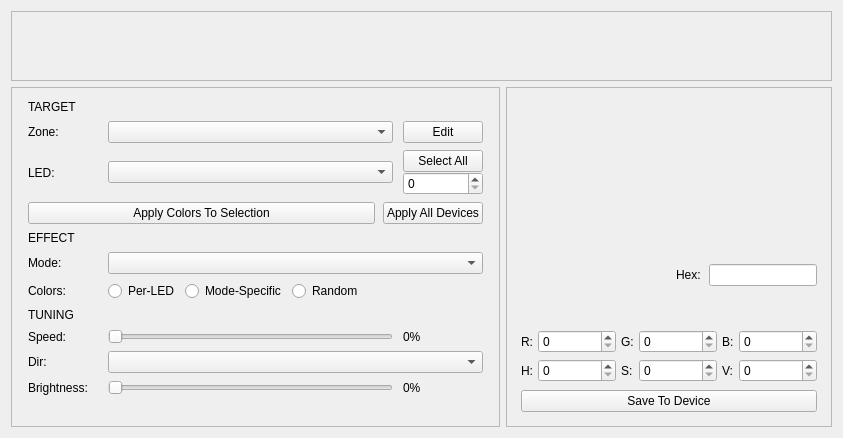
<?xml version="1.0" encoding="UTF-8"?>
<ui version="4.0">
 <class>OpenRGBDevicePage</class>
 <widget class="QFrame" name="OpenRGBDevicePage">
  <property name="geometry">
   <rect>
    <x>0</x>
    <y>0</y>
    <width>843</width>
    <height>374</height>
   </rect>
  </property>
  <property name="windowTitle">
   <string notr="true">Device Page</string>
  </property>
  <layout class="QGridLayout" name="OpenRGBDevicePageUiGridLayout" rowstretch="0,0" columnstretch="3,2">
   <item row="1" column="1">
    <widget class="QFrame" name="ColorFrame">
     <property name="sizePolicy">
      <sizepolicy hsizetype="Preferred" vsizetype="Expanding">
       <horstretch>0</horstretch>
       <verstretch>0</verstretch>
      </sizepolicy>
     </property>
     <property name="minimumSize">
      <size>
       <width>285</width>
       <height>0</height>
      </size>
     </property>
     <property name="maximumSize">
      <size>
       <width>380</width>
       <height>16777215</height>
      </size>
     </property>
     <property name="autoFillBackground">
      <bool>true</bool>
     </property>
     <property name="frameShape">
      <enum>QFrame::Shape::StyledPanel</enum>
     </property>
     <property name="frameShadow">
      <enum>QFrame::Shadow::Sunken</enum>
     </property>
     <layout class="QVBoxLayout" name="ColorLayout">
      <property name="spacing">
       <number>8</number>
      </property>
      <property name="leftMargin">
       <number>14</number>
      </property>
      <property name="topMargin">
       <number>14</number>
      </property>
      <property name="rightMargin">
       <number>14</number>
      </property>
      <property name="bottomMargin">
       <number>14</number>
      </property>
      <item>
       <widget class="ColorWheel" name="ColorWheelBox" native="true">
        <property name="sizePolicy">
         <sizepolicy hsizetype="Expanding" vsizetype="Expanding">
          <horstretch>0</horstretch>
          <verstretch>1</verstretch>
         </sizepolicy>
        </property>
        <property name="minimumSize">
         <size>
          <width>150</width>
          <height>150</height>
         </size>
        </property>
       </widget>
      </item>
      <item>
       <layout class="QHBoxLayout" name="ColorPreviewLayout">
        <property name="spacing">
         <number>8</number>
        </property>
        <item>
         <widget class="QFrame" name="ColorPreviewFrame">
          <property name="sizePolicy">
           <sizepolicy hsizetype="Expanding" vsizetype="Fixed">
            <horstretch>0</horstretch>
            <verstretch>0</verstretch>
           </sizepolicy>
          </property>
          <property name="minimumSize">
           <size>
            <width>0</width>
            <height>30</height>
           </size>
          </property>
          <property name="maximumSize">
           <size>
            <width>16777215</width>
            <height>30</height>
           </size>
          </property>
          <property name="frameShape">
           <enum>QFrame::Shape::NoFrame</enum>
          </property>
         </widget>
        </item>
        <item>
         <widget class="QLabel" name="HexLabel">
          <property name="text">
           <string>Hex:</string>
          </property>
         </widget>
        </item>
        <item>
         <widget class="QLineEdit" name="HexLineEdit">
          <property name="sizePolicy">
           <sizepolicy hsizetype="Fixed" vsizetype="Fixed">
            <horstretch>0</horstretch>
            <verstretch>0</verstretch>
           </sizepolicy>
          </property>
          <property name="minimumSize">
           <size>
            <width>88</width>
            <height>0</height>
           </size>
          </property>
          <property name="maxLength">
           <number>8</number>
          </property>
         </widget>
        </item>
       </layout>
      </item>
      <item>
       <widget class="Swatches" name="SwatchBox" native="true">
        <property name="sizePolicy">
         <sizepolicy hsizetype="Expanding" vsizetype="Fixed">
          <horstretch>0</horstretch>
          <verstretch>0</verstretch>
         </sizepolicy>
        </property>
        <property name="minimumSize">
         <size>
          <width>0</width>
          <height>24</height>
         </size>
        </property>
        <property name="maximumSize">
         <size>
          <width>16777215</width>
          <height>26</height>
         </size>
        </property>
        <property name="styleSheet">
         <string notr="true"/>
        </property>
       </widget>
      </item>
      <item>
       <widget class="QFrame" name="ColorEntryFrame">
        <property name="frameShape">
         <enum>QFrame::Shape::NoFrame</enum>
        </property>
        <property name="frameShadow">
         <enum>QFrame::Shadow::Raised</enum>
        </property>
        <layout class="QGridLayout" name="ColorEntryGridLayout" columnstretch="0,1,0,1,0,1">
         <property name="leftMargin">
          <number>0</number>
         </property>
         <property name="topMargin">
          <number>0</number>
         </property>
         <property name="rightMargin">
          <number>0</number>
         </property>
         <property name="bottomMargin">
          <number>0</number>
         </property>
         <property name="horizontalSpacing">
          <number>5</number>
         </property>
         <property name="verticalSpacing">
          <number>6</number>
         </property>
         <item row="0" column="0">
          <widget class="QLabel" name="RedLabel">
           <property name="text">
            <string>R:</string>
           </property>
          </widget>
         </item>
         <item row="0" column="1">
          <widget class="QSpinBox" name="RedSpinBox">
           <property name="maximum">
            <number>255</number>
           </property>
          </widget>
         </item>
         <item row="0" column="2">
          <widget class="QLabel" name="GreenLabel">
           <property name="text">
            <string>G:</string>
           </property>
          </widget>
         </item>
         <item row="0" column="3">
          <widget class="QSpinBox" name="GreenSpinBox">
           <property name="maximum">
            <number>255</number>
           </property>
          </widget>
         </item>
         <item row="0" column="4">
          <widget class="QLabel" name="BlueLabel">
           <property name="text">
            <string>B:</string>
           </property>
          </widget>
         </item>
         <item row="0" column="5">
          <widget class="QSpinBox" name="BlueSpinBox">
           <property name="maximum">
            <number>255</number>
           </property>
          </widget>
         </item>
         <item row="1" column="0">
          <widget class="QLabel" name="HueLabel">
           <property name="text">
            <string>H:</string>
           </property>
          </widget>
         </item>
         <item row="1" column="1">
          <widget class="QSpinBox" name="HueSpinBox">
           <property name="maximum">
            <number>359</number>
           </property>
          </widget>
         </item>
         <item row="1" column="2">
          <widget class="QLabel" name="SatLabel">
           <property name="text">
            <string>S:</string>
           </property>
          </widget>
         </item>
         <item row="1" column="3">
          <widget class="QSpinBox" name="SatSpinBox">
           <property name="maximum">
            <number>255</number>
           </property>
          </widget>
         </item>
         <item row="1" column="4">
          <widget class="QLabel" name="ValLabel">
           <property name="text">
            <string>V:</string>
           </property>
          </widget>
         </item>
         <item row="1" column="5">
          <widget class="QSpinBox" name="ValSpinBox">
           <property name="maximum">
            <number>255</number>
           </property>
          </widget>
         </item>
        </layout>
       </widget>
      </item>
      <item>
       <widget class="QPushButton" name="DeviceSaveButton">
        <property name="text">
         <string>Save To Device</string>
        </property>
       </widget>
      </item>
     </layout>
    </widget>
   </item>
   <item row="1" column="0">
    <widget class="QFrame" name="ControlsFrame">
     <property name="sizePolicy">
      <sizepolicy hsizetype="Expanding" vsizetype="Expanding">
       <horstretch>0</horstretch>
       <verstretch>0</verstretch>
      </sizepolicy>
     </property>
     <property name="minimumSize">
      <size>
       <width>340</width>
       <height>0</height>
      </size>
     </property>
     <property name="autoFillBackground">
      <bool>true</bool>
     </property>
     <property name="frameShape">
      <enum>QFrame::Shape::StyledPanel</enum>
     </property>
     <property name="frameShadow">
      <enum>QFrame::Shadow::Sunken</enum>
     </property>
     <layout class="QGridLayout" name="ControlsGridLayout" columnstretch="0,1,0">
      <property name="leftMargin">
       <number>16</number>
      </property>
      <property name="topMargin">
       <number>12</number>
      </property>
      <property name="rightMargin">
       <number>16</number>
      </property>
      <property name="bottomMargin">
       <number>12</number>
      </property>
      <property name="horizontalSpacing">
       <number>10</number>
      </property>
      <property name="verticalSpacing">
       <number>7</number>
      </property>
      <item row="0" column="0" colspan="3">
       <widget class="QLabel" name="TargetSectionLabel">
        <property name="text">
         <string>TARGET</string>
        </property>
       </widget>
      </item>
      <item row="1" column="0">
       <widget class="QLabel" name="ZoneLabel">
        <property name="minimumSize">
         <size>
          <width>70</width>
          <height>0</height>
         </size>
        </property>
        <property name="text">
         <string>Zone:</string>
        </property>
       </widget>
      </item>
      <item row="1" column="1">
       <widget class="QComboBox" name="ZoneBox"/>
      </item>
      <item row="1" column="2">
       <widget class="QPushButton" name="EditButton">
        <property name="text">
         <string>Edit</string>
        </property>
       </widget>
      </item>
      <item row="2" column="0">
       <widget class="QLabel" name="LEDLabel">
        <property name="text">
         <string>LED:</string>
        </property>
       </widget>
      </item>
      <item row="2" column="1">
       <widget class="QComboBox" name="LEDBox"/>
      </item>
      <item row="2" column="2">
       <layout class="QVBoxLayout" name="LEDsColorsLayout">
        <item>
         <widget class="QPushButton" name="SelectAllLEDsButton">
          <property name="text">
           <string>Select All</string>
          </property>
         </widget>
        </item>
        <item>
         <widget class="QSpinBox" name="SpinBoxModeColors"/>
        </item>
       </layout>
      </item>
      <item row="3" column="0" colspan="3">
       <layout class="QHBoxLayout" name="ApplyButtonsLayout">
        <property name="spacing">
         <number>8</number>
        </property>
        <item>
         <widget class="QPushButton" name="ApplyColorsButton">
          <property name="sizePolicy">
           <sizepolicy hsizetype="Expanding" vsizetype="Fixed">
            <horstretch>0</horstretch>
            <verstretch>0</verstretch>
           </sizepolicy>
          </property>
          <property name="text">
           <string>Apply Colors To Selection</string>
          </property>
         </widget>
        </item>
        <item>
         <widget class="QPushButton" name="SetAllButton">
          <property name="toolTip">
           <string>&lt;html&gt;&lt;head/&gt;&lt;body&gt;&lt;p align=&quot;justify&quot;&gt;Sets all devices to&lt;br/&gt;&lt;b&gt;Static&lt;/b&gt; mode and&lt;br/&gt;applies the selected color.&lt;/p&gt;&lt;/body&gt;&lt;/html&gt;</string>
          </property>
          <property name="text">
           <string>Apply All Devices</string>
          </property>
         </widget>
        </item>
       </layout>
      </item>
      <item row="4" column="0" colspan="3">
       <widget class="QLabel" name="EffectSectionLabel">
        <property name="text">
         <string>EFFECT</string>
        </property>
       </widget>
      </item>
      <item row="5" column="0">
       <widget class="QLabel" name="ModeLabel">
        <property name="text">
         <string>Mode:</string>
        </property>
       </widget>
      </item>
      <item row="5" column="1" colspan="2">
       <widget class="QComboBox" name="ModeBox"/>
      </item>
      <item row="6" column="0">
       <widget class="QLabel" name="ColorLabel">
        <property name="text">
         <string>Colors:</string>
        </property>
       </widget>
      </item>
      <item row="6" column="1" colspan="2">
       <layout class="QHBoxLayout" name="ColorModeLayout">
        <property name="spacing">
         <number>6</number>
        </property>
        <item>
         <widget class="QRadioButton" name="PerLEDCheck">
          <property name="sizePolicy">
           <sizepolicy hsizetype="Minimum" vsizetype="Fixed">
            <horstretch>0</horstretch>
            <verstretch>0</verstretch>
           </sizepolicy>
          </property>
          <property name="text">
           <string>Per-LED</string>
          </property>
         </widget>
        </item>
        <item>
         <widget class="QRadioButton" name="ModeSpecificCheck">
          <property name="sizePolicy">
           <sizepolicy hsizetype="Minimum" vsizetype="Fixed">
            <horstretch>0</horstretch>
            <verstretch>0</verstretch>
           </sizepolicy>
          </property>
          <property name="text">
           <string>Mode-Specific</string>
          </property>
         </widget>
        </item>
        <item>
         <widget class="QRadioButton" name="RandomCheck">
          <property name="sizePolicy">
           <sizepolicy hsizetype="Minimum" vsizetype="Fixed">
            <horstretch>0</horstretch>
            <verstretch>0</verstretch>
           </sizepolicy>
          </property>
          <property name="text">
           <string>Random</string>
          </property>
         </widget>
        </item>
        <item>
         <spacer name="ColorModeSpacer">
          <property name="orientation">
           <enum>Qt::Orientation::Horizontal</enum>
          </property>
          <property name="sizeHint" stdset="0">
           <size>
            <width>0</width>
            <height>0</height>
           </size>
          </property>
         </spacer>
        </item>
       </layout>
      </item>
      <item row="7" column="0" colspan="3">
       <widget class="QLabel" name="TuningSectionLabel">
        <property name="text">
         <string>TUNING</string>
        </property>
       </widget>
      </item>
      <item row="8" column="0">
       <widget class="QLabel" name="SpeedLabel">
        <property name="text">
         <string>Speed:</string>
        </property>
       </widget>
      </item>
      <item row="8" column="1">
       <widget class="QTooltipedSlider" name="SpeedSlider">
        <property name="orientation">
         <enum>Qt::Orientation::Horizontal</enum>
        </property>
       </widget>
      </item>
      <item row="8" column="2">
       <widget class="QLabel" name="SpeedValueLabel">
        <property name="minimumSize">
         <size>
          <width>44</width>
          <height>0</height>
         </size>
        </property>
        <property name="text">
         <string notr="true">0%</string>
        </property>
       </widget>
      </item>
      <item row="9" column="0">
       <widget class="QLabel" name="DirectionLabel">
        <property name="text">
         <string>Dir:</string>
        </property>
       </widget>
      </item>
      <item row="9" column="1" colspan="2">
       <widget class="QComboBox" name="DirectionBox"/>
      </item>
      <item row="10" column="0">
       <widget class="QLabel" name="BrightnessLabel">
        <property name="text">
         <string>Brightness:</string>
        </property>
       </widget>
      </item>
      <item row="10" column="1">
       <widget class="QTooltipedSlider" name="BrightnessSlider">
        <property name="orientation">
         <enum>Qt::Orientation::Horizontal</enum>
        </property>
       </widget>
      </item>
      <item row="10" column="2">
       <widget class="QLabel" name="BrightnessValueLabel">
        <property name="minimumSize">
         <size>
          <width>44</width>
          <height>0</height>
         </size>
        </property>
        <property name="text">
         <string notr="true">0%</string>
        </property>
       </widget>
      </item>
      <item row="11" column="0" colspan="3">
       <spacer name="ControlsSpacer">
        <property name="orientation">
         <enum>Qt::Orientation::Vertical</enum>
        </property>
        <property name="sizeHint" stdset="0">
         <size>
          <width>0</width>
          <height>0</height>
         </size>
        </property>
       </spacer>
      </item>
     </layout>
    </widget>
   </item>
   <item row="0" column="0" colspan="2">
    <widget class="QScrollArea" name="DeviceViewBoxFrame">
     <property name="widgetResizable">
      <bool>true</bool>
     </property>
     <widget class="QWidget" name="DeviceViewBoxFrameContents">
      <property name="geometry">
       <rect>
        <x>0</x>
        <y>0</y>
        <width>823</width>
        <height>96</height>
       </rect>
      </property>
      <layout class="QVBoxLayout" name="verticalLayout">
       <item>
        <widget class="DeviceView" name="DeviceViewBox" native="true">
         <property name="sizePolicy">
          <sizepolicy hsizetype="Expanding" vsizetype="Expanding">
           <horstretch>0</horstretch>
           <verstretch>0</verstretch>
          </sizepolicy>
         </property>
         <property name="minimumSize">
          <size>
           <width>0</width>
           <height>0</height>
          </size>
         </property>
        </widget>
       </item>
      </layout>
     </widget>
    </widget>
   </item>
  </layout>
 </widget>
 <customwidgets>
  <customwidget>
   <class>ColorWheel</class>
   <extends>QWidget</extends>
   <header location="global">ColorWheel.h</header>
   <container>1</container>
   <slots>
    <signal>colorChanged(QColor)</signal>
   </slots>
  </customwidget>
  <customwidget>
   <class>DeviceView</class>
   <extends>QWidget</extends>
   <header location="global">DeviceView.h</header>
   <container>1</container>
  </customwidget>
  <customwidget>
   <class>Swatches</class>
   <extends>QWidget</extends>
   <header location="global">swatches.h</header>
   <container>1</container>
   <slots>
    <signal>swatchChanged(QColor)</signal>
    <slot>currentColorInput(QColor)</slot>
   </slots>
  </customwidget>
  <customwidget>
   <class>QTooltipedSlider</class>
   <extends>QSlider</extends>
   <header location="global">QTooltipedSlider.h</header>
  </customwidget>
 </customwidgets>
 <tabstops>
  <tabstop>ZoneBox</tabstop>
  <tabstop>EditButton</tabstop>
  <tabstop>LEDBox</tabstop>
  <tabstop>ApplyColorsButton</tabstop>
  <tabstop>SetAllButton</tabstop>
  <tabstop>ModeBox</tabstop>
  <tabstop>PerLEDCheck</tabstop>
  <tabstop>ModeSpecificCheck</tabstop>
  <tabstop>RandomCheck</tabstop>
  <tabstop>SpeedSlider</tabstop>
  <tabstop>DirectionBox</tabstop>
  <tabstop>BrightnessSlider</tabstop>
  <tabstop>RedSpinBox</tabstop>
  <tabstop>GreenSpinBox</tabstop>
  <tabstop>BlueSpinBox</tabstop>
  <tabstop>HueSpinBox</tabstop>
  <tabstop>SatSpinBox</tabstop>
  <tabstop>ValSpinBox</tabstop>
  <tabstop>HexLineEdit</tabstop>
  <tabstop>DeviceSaveButton</tabstop>
 </tabstops>
 <resources/>
 <connections/>
</ui>
